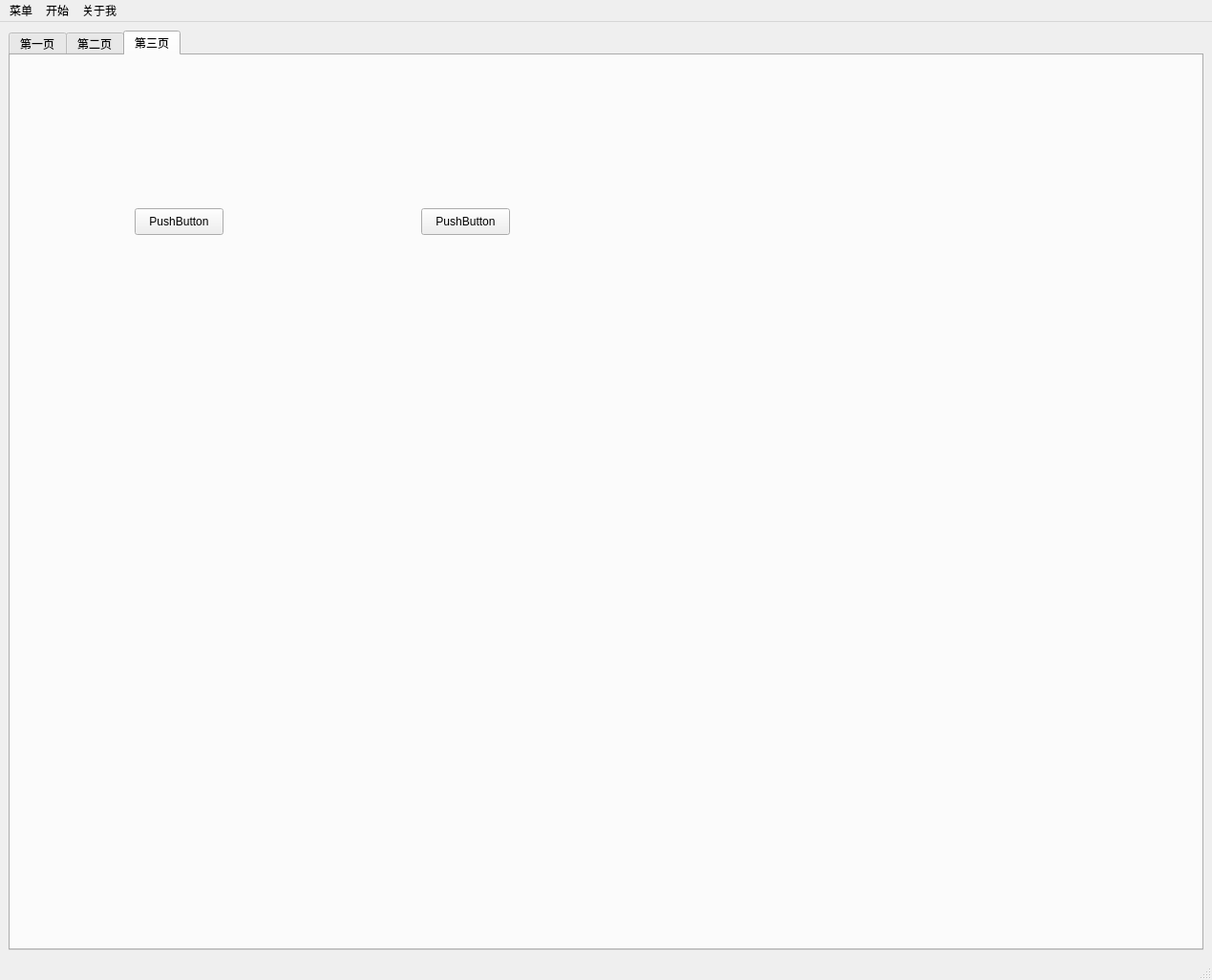
<?xml version="1.0" encoding="UTF-8"?>
<ui version="4.0">
 <class>MainWindow</class>
 <widget class="QMainWindow" name="MainWindow">
  <property name="geometry">
   <rect>
    <x>0</x>
    <y>0</y>
    <width>1269</width>
    <height>1026</height>
   </rect>
  </property>
  <property name="windowTitle">
   <string>MainWindow</string>
  </property>
  <widget class="QWidget" name="centralwidget">
   <layout class="QGridLayout" name="gridLayout">
    <item row="0" column="0">
     <widget class="QTabWidget" name="tabWidget">
      <property name="currentIndex">
       <number>2</number>
      </property>
      <widget class="QWidget" name="tab">
       <attribute name="title">
        <string>第一页</string>
       </attribute>
       <layout class="QGridLayout" name="gridLayout_2">
        <item row="2" column="1">
         <widget class="PlotWidget" name="label_5">
          <property name="text">
           <string>TextLabel</string>
          </property>
         </widget>
        </item>
        <item row="2" column="0">
         <widget class="PlotWidget" name="label_4">
          <property name="text">
           <string>TextLabel</string>
          </property>
         </widget>
        </item>
        <item row="1" column="1">
         <widget class="PlotWidget" name="label_3">
          <property name="text">
           <string>TextLabel</string>
          </property>
         </widget>
        </item>
        <item row="0" column="1">
         <widget class="PlotWidget" name="label_2">
          <property name="palette">
           <palette>
            <active>
             <colorrole role="Base">
              <brush brushstyle="SolidPattern">
               <color alpha="255">
                <red>255</red>
                <green>255</green>
                <blue>255</blue>
               </color>
              </brush>
             </colorrole>
             <colorrole role="Window">
              <brush brushstyle="SolidPattern">
               <color alpha="255">
                <red>255</red>
                <green>255</green>
                <blue>255</blue>
               </color>
              </brush>
             </colorrole>
            </active>
            <inactive>
             <colorrole role="Base">
              <brush brushstyle="SolidPattern">
               <color alpha="255">
                <red>255</red>
                <green>255</green>
                <blue>255</blue>
               </color>
              </brush>
             </colorrole>
             <colorrole role="Window">
              <brush brushstyle="SolidPattern">
               <color alpha="255">
                <red>255</red>
                <green>255</green>
                <blue>255</blue>
               </color>
              </brush>
             </colorrole>
            </inactive>
            <disabled>
             <colorrole role="Base">
              <brush brushstyle="SolidPattern">
               <color alpha="255">
                <red>255</red>
                <green>255</green>
                <blue>255</blue>
               </color>
              </brush>
             </colorrole>
             <colorrole role="Window">
              <brush brushstyle="SolidPattern">
               <color alpha="255">
                <red>255</red>
                <green>255</green>
                <blue>255</blue>
               </color>
              </brush>
             </colorrole>
            </disabled>
           </palette>
          </property>
          <property name="text">
           <string>TextLabel</string>
          </property>
         </widget>
        </item>
        <item row="0" column="0" rowspan="2">
         <widget class="PlotWidget" name="label">
          <property name="palette">
           <palette>
            <active>
             <colorrole role="Window">
              <brush brushstyle="SolidPattern">
               <color alpha="255">
                <red>255</red>
                <green>255</green>
                <blue>255</blue>
               </color>
              </brush>
             </colorrole>
            </active>
            <inactive>
             <colorrole role="Window">
              <brush brushstyle="SolidPattern">
               <color alpha="255">
                <red>255</red>
                <green>255</green>
                <blue>255</blue>
               </color>
              </brush>
             </colorrole>
            </inactive>
            <disabled>
             <colorrole role="Window">
              <brush brushstyle="SolidPattern">
               <color alpha="255">
                <red>255</red>
                <green>255</green>
                <blue>255</blue>
               </color>
              </brush>
             </colorrole>
            </disabled>
           </palette>
          </property>
          <property name="autoFillBackground">
           <bool>false</bool>
          </property>
          <property name="text">
           <string>TextLabel</string>
          </property>
         </widget>
        </item>
       </layout>
      </widget>
      <widget class="QWidget" name="tab_2">
       <attribute name="title">
        <string>第二页</string>
       </attribute>
       <layout class="QGridLayout" name="gridLayout_4">
        <item row="0" column="0">
         <layout class="QGridLayout" name="gridLayout_3">
          <item row="0" column="0">
           <widget class="PlotWidget" name="label_6">
            <property name="text">
             <string>TextLabel</string>
            </property>
           </widget>
          </item>
          <item row="0" column="1">
           <widget class="PlotWidget" name="label_7">
            <property name="text">
             <string>TextLabel</string>
            </property>
           </widget>
          </item>
          <item row="0" column="2">
           <widget class="PlotWidget" name="label_10">
            <property name="text">
             <string>TextLabel</string>
            </property>
           </widget>
          </item>
          <item row="1" column="0">
           <widget class="PlotWidget" name="label_8">
            <property name="text">
             <string>TextLabel</string>
            </property>
           </widget>
          </item>
          <item row="1" column="1">
           <widget class="PlotWidget" name="label_9">
            <property name="text">
             <string>TextLabel</string>
            </property>
           </widget>
          </item>
          <item row="1" column="2">
           <widget class="PlotWidget" name="label_11">
            <property name="text">
             <string>TextLabel</string>
            </property>
           </widget>
          </item>
         </layout>
        </item>
       </layout>
      </widget>
      <widget class="QWidget" name="tab_3">
       <attribute name="title">
        <string>第三页</string>
       </attribute>
       <widget class="QPushButton" name="pushButton">
        <property name="geometry">
         <rect>
          <x>130</x>
          <y>160</y>
          <width>93</width>
          <height>28</height>
         </rect>
        </property>
        <property name="text">
         <string>PushButton</string>
        </property>
       </widget>
       <widget class="QPushButton" name="pushButton_2">
        <property name="geometry">
         <rect>
          <x>430</x>
          <y>160</y>
          <width>93</width>
          <height>28</height>
         </rect>
        </property>
        <property name="text">
         <string>PushButton</string>
        </property>
       </widget>
      </widget>
     </widget>
    </item>
   </layout>
  </widget>
  <widget class="QMenuBar" name="menubar">
   <property name="geometry">
    <rect>
     <x>0</x>
     <y>0</y>
     <width>1269</width>
     <height>26</height>
    </rect>
   </property>
   <widget class="QMenu" name="menu">
    <property name="title">
     <string>菜单</string>
    </property>
   </widget>
   <widget class="QMenu" name="menu_2">
    <property name="title">
     <string>开始</string>
    </property>
   </widget>
   <widget class="QMenu" name="menu_3">
    <property name="title">
     <string>关于我</string>
    </property>
   </widget>
   <addaction name="menu"/>
   <addaction name="menu_2"/>
   <addaction name="menu_3"/>
  </widget>
  <widget class="QStatusBar" name="statusbar"/>
 </widget>
 <customwidgets>
  <customwidget>
   <class>PlotWidget</class>
   <extends>QLabel</extends>
   <header location="global">pyqtgraph</header>
  </customwidget>
 </customwidgets>
 <resources/>
 <connections/>
</ui>
